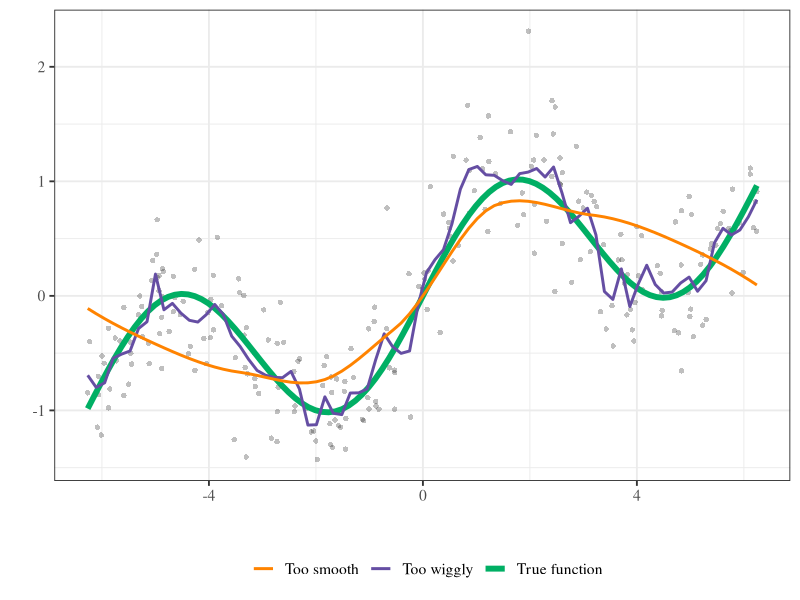

The R script that drew this image: (Note: this script raises an error after producing the figure.)
## ---- chunk 1
n <- 250
set.seed(20200610)
x <- sort(runif(n, -2 * pi, 2 * pi))
fx <- function(x) .75 * sin(x) + x / (2 * pi)
y <- fx(x) + rnorm(n, sd = .35)
blue <- "#00A7E1"
red <- "#ff3100"
orange <- "#ff8300"
green <- "#00af64"
purple <- "#654ea3"

cols <- c("True function" = green, "Too smooth" = orange, "Too wiggly" = purple)
library(ggplot2)

ggplot(data.frame(x = x, y = y)) +
  geom_point(aes(x, y), fill = "grey", alpha = .25, shape = 16) +
  theme_bw(base_size = 14, base_family = "Times") +
  labs(x = "", y = "", color = "") +
  stat_function(fun = fx, mapping = aes(color = "True function"), size = 2) +
  geom_smooth(aes(x, y, color = "Too wiggly"),
    se = FALSE, span = .075
  ) +
  # geom_smooth(aes(x,y), se=FALSE, span=.15, color=orange) +
  geom_smooth(aes(x, y, color = "Too smooth"), se = FALSE, span = .75) +
  scale_color_manual(values = cols) +
  theme(legend.position = "bottom")
## ---- chunk 2
deps <- desc::desc_get_deps()
pkgs <- sort(deps$package[deps$type == "Imports"])
pkgs <- sessioninfo::package_info(pkgs, dependencies = FALSE)
df <- tibble::tibble(
  package = pkgs$package,
  version = pkgs$ondiskversion,
  source = gsub("@", "\\\\@", pkgs$source)
)
knitr::kable(df, format = "markdown")
## ---- chunk 3
# automatically create a bib database for R packages and cite them.
knitr::write_bib(
  c(pkgs$package, "bookdown", "knitr", "rmarkdown", "tidyverse"),
  "packages.bib"
)
